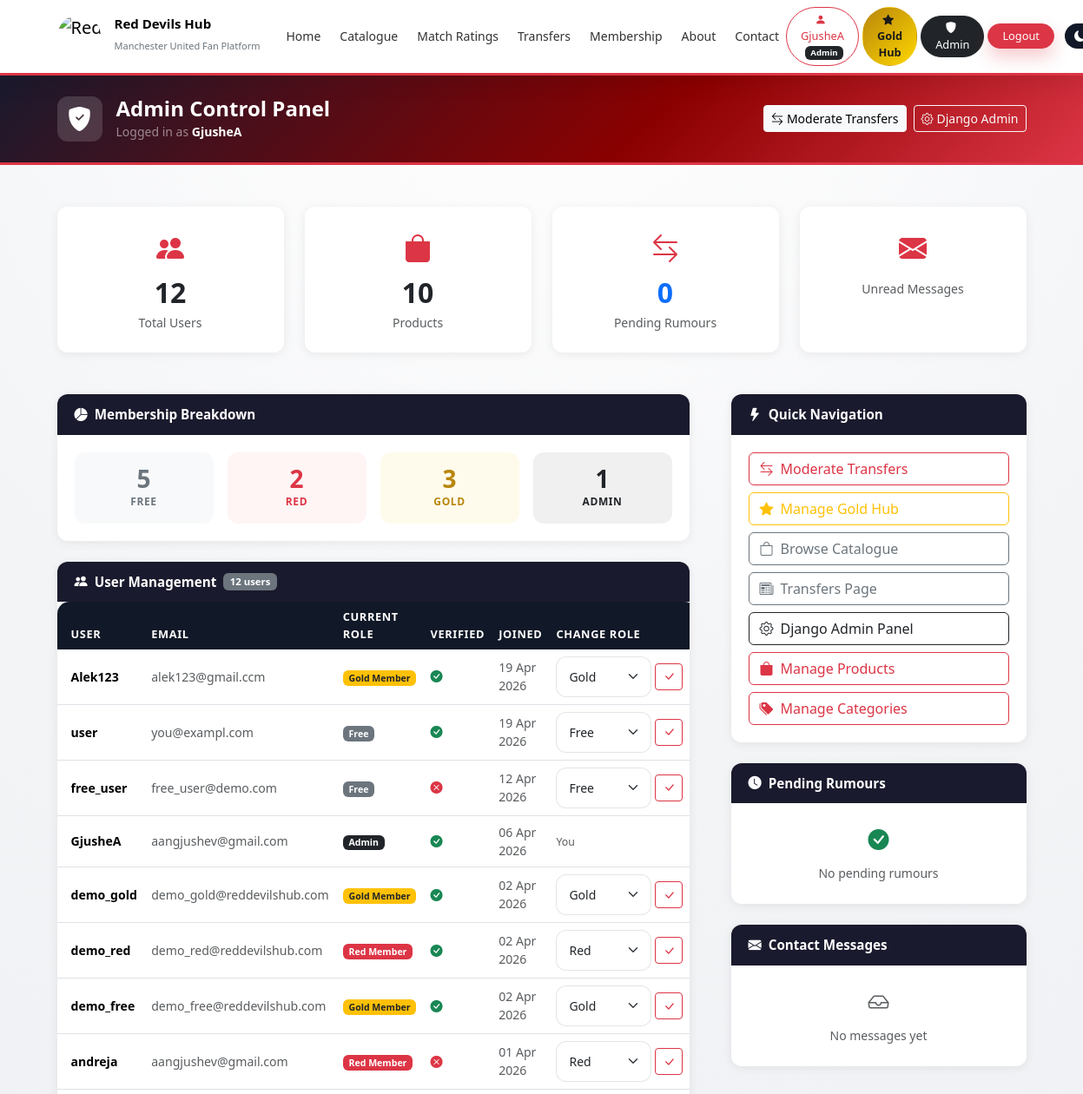
The app's page /admin-dashboard/ (signed in, upper part), older data.
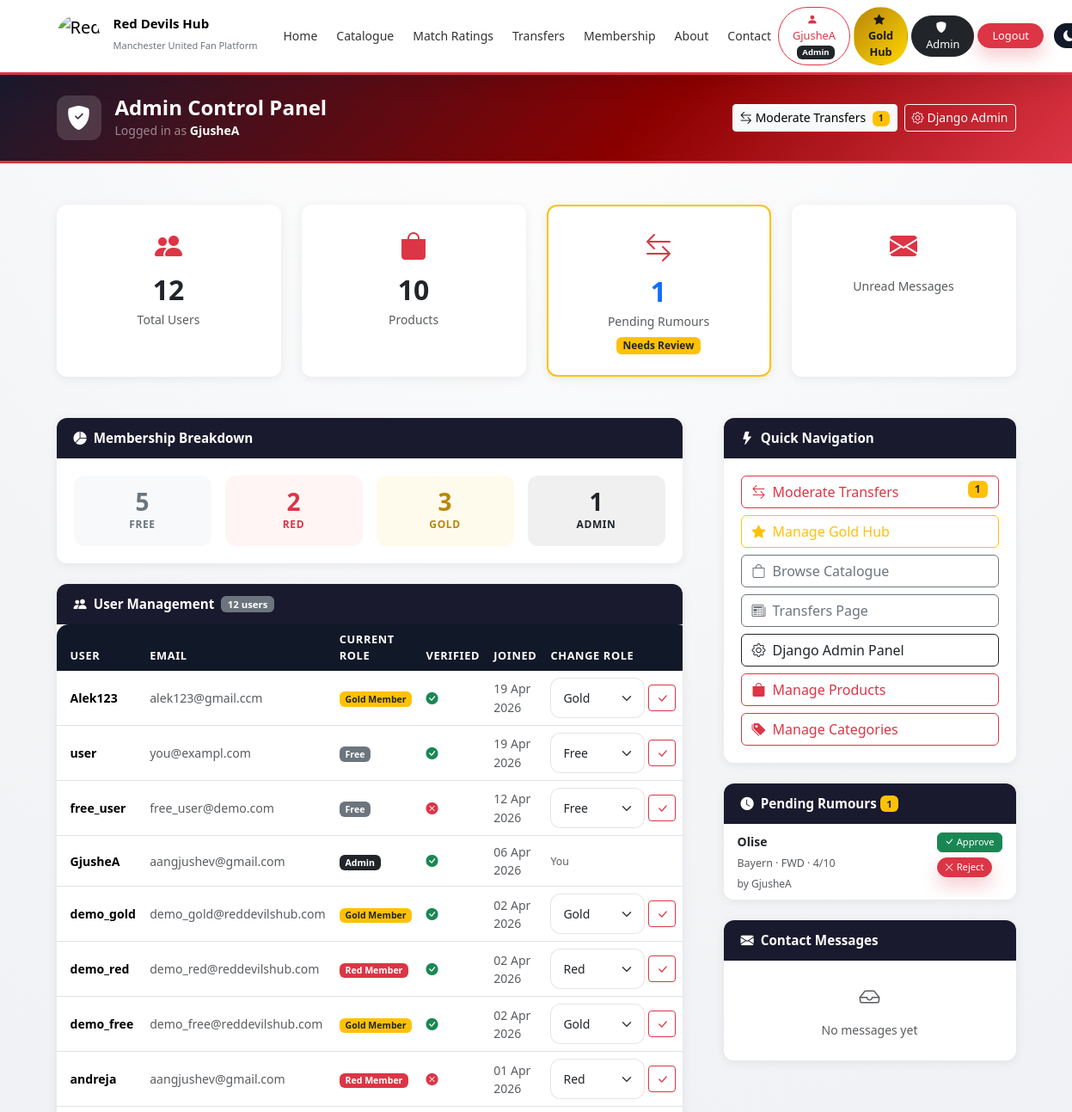
The same page, newer data.
### register/models.py (models this page shows, shortened)
class Profile(models.Model):
    ROLE_CHOICES = [
        ('free',  'Free'),
        ('red',   'Red Member'),
        ('gold',  'Gold Member'),
        ('admin', 'Admin'),
    ]
    user               = models.OneToOneField(User, on_delete=models.CASCADE, related_name='profile')
    role               = models.CharField(max_length=10, choices=ROLE_CHOICES, default='free')
    full_name          = models.CharField(max_length=100, blank=True)
    bio                = models.TextField(blank=True)
    profile_image      = models.ImageField(upload_to='profiles/', blank=True, null=True)
    favourite_player   = models.CharField(max_length=100, blank=True)
    date_of_birth      = models.DateField(null=True, blank=True)
    phone_number       = models.CharField(max_length=20, blank=True)
    email_verified     = models.BooleanField(default=False)
    verification_token = models.CharField(max_length=100, blank=True, unique=True)
    created_at         = models.DateTimeField(auto_now_add=True)
    def is_admin(self):
        return self.role == 'admin'

### transfers/models.py (models this page shows, shortened)
class TransferRumour(models.Model):
    POSITION_CHOICES = [
        ('GK', 'Goalkeeper'),
        ('DEF', 'Defender'),
        ('MID', 'Midfielder'),
        ('FWD', 'Forward'),
    ]
    STATUS_CHOICES = [
        ('pending', 'Pending'),
        ('approved', 'Approved'),
        ('rejected', 'Rejected'),
    ]
    submitted_by = models.ForeignKey(
        User, on_delete=models.CASCADE, related_name='transfer_rumours'
    )
    player_name = models.CharField(max_length=100)
    current_club = models.CharField(max_length=100)
    position = models.CharField(max_length=3, choices=POSITION_CHOICES)
    age = models.PositiveIntegerField()
    fee = models.CharField(max_length=50)
    source = models.URLField(blank=True)
    likelihood = models.PositiveIntegerField()
    status = models.CharField(max_length=10, choices=STATUS_CHOICES, default='pending')
    admin_note = models.TextField(blank=True)
    submitted_at = models.DateTimeField(auto_now_add=True)
    updated_at = models.DateTimeField(auto_now=True)
    class Meta:
        ordering = ['-submitted_at']

### register/views.py (the view)
# urls.py: path('admin-dashboard/',        views.admin_dashboard,   name='admin_dashboard'),
def admin_dashboard(request):
    from .decorators import admin_required
    if not request.user.is_authenticated:
        messages.error(request, 'Please log in.')
        return redirect('register:login')
    try:
        if not request.user.profile.is_admin():
            messages.error(request, 'Access denied. Admin only.')
            return redirect('core:home')
    except Profile.DoesNotExist:
        messages.error(request, 'Access denied.')
        return redirect('core:home')
    all_users = User.objects.select_related('profile').order_by('-date_joined')
    total_users = all_users.count()
    role_counts = {
        'free':  Profile.objects.filter(role='free').count(),
        'red':   Profile.objects.filter(role='red').count(),
        'gold':  Profile.objects.filter(role='gold').count(),
        'admin': Profile.objects.filter(role='admin').count(),
    }
    try:
        from transfers.models import TransferRumour
        pending_rumours = TransferRumour.objects.filter(status='pending').count()
        recent_rumours  = TransferRumour.objects.filter(status='pending').order_by('-submitted_at')[:5]
    except Exception:
        pending_rumours = 0
        recent_rumours  = []
    try:
        from catalogue.models import Product
        total_products = Product.objects.count()
    except Exception:
        total_products = 0
    context = {
        'all_users':       all_users,
        'total_users':     total_users,
        'role_counts':     role_counts,
        'pending_rumours': pending_rumours,
        'recent_rumours':  recent_rumours,
        'total_products':  total_products,
    }
    return render(request, 'register/admin_dashboard.html', context)

### register/templates/register/admin_dashboard.html (shortened to what the changed rows need)
{% extends "core/base.html" %}
{% load static %}
{% block extra_css %}
<link rel="stylesheet" href="{% static 'register/css/admin.css' %}">
{% endblock %}
{% block content %}
<div class="admin-header">
    <div class="container">
        <div class="d-flex align-items-center justify-content-between flex-wrap gap-3">
            <div class="d-flex align-items-center gap-3">
                <div>
                    <span class="text-white-50 small">Logged in as <strong class="text-white">{{ request.user.username }}</strong></span>
                </div>
            </div>
            <div class="d-flex gap-2 flex-wrap">
                <a href="{% url 'transfers:admin_moderate' %}" class="btn btn-sm btn-light">
                    <i class="bi bi-arrow-left-right me-1"></i>Moderate Transfers
                    {% if pending_rumours > 0 %}
                    <span class="badge bg-warning text-dark ms-1">{{ pending_rumours }}</span>
                    {% endif %}
                </a>
            </div>
        </div>
    </div>
</div>
<div class="container my-5">
    <div class="row g-4 mb-5">
        <div class="col-6 col-md-3">
            <div class="admin-stat-card">
                <h2 class="fw-bold mb-0">{{ total_users }}</h2>
            </div>
        </div>
        <div class="col-6 col-md-3">
            <div class="admin-stat-card">
                <h2 class="fw-bold mb-0">{{ total_products }}</h2>
            </div>
        </div>
        <div class="col-6 col-md-3">
            <a href="{% url 'transfers:admin_moderate' %}" class="text-decoration-none">
                <div class="admin-stat-card {% if pending_rumours > 0 %}admin-stat-alert{% endif %}">
                    <i class="bi bi-arrow-left-right text-danger"></i>
                    <h2 class="fw-bold mb-0">{{ pending_rumours }}</h2>
                    <span class="text-muted small">Pending Rumours</span>
                    {% if pending_rumours > 0 %}
                    <span class="badge bg-warning text-dark mt-1">Needs Review</span>
                    {% endif %}
                </div>
            </a>
        </div>
    </div>
    <div class="row g-5">
        <div class="col-lg-8">
            <div class="admin-panel">
                <div class="admin-panel-body p-0">
                    <div class="table-responsive">
                        <table class="table table-hover align-middle mb-0">
                            <thead class="table-dark">
                                <tr>
                                    <th class="ps-3">User</th>
                                    <th>Email</th>
                                    <th>Current Role</th>
                                    <th>Verified</th>
                                    <th>Joined</th>
                                    <th class="pe-3">Change Role</th>
                                </tr>
                            </thead>
                            <tbody>
                                {% for u in all_users %}
                                <tr>
                                    <td class="ps-3 fw-semibold">{{ u.username }}</td>
                                    <td class="text-muted small">{{ u.email }}</td>
                                    <td>
                                        {% if u.profile %}
                                        <span class="badge
                                            {% if u.profile.role == 'admin' %}bg-dark
                                            {% elif u.profile.role == 'gold' %}bg-warning text-dark
                                            {% elif u.profile.role == 'red' %}bg-danger
                                            {% else %}bg-secondary{% endif %}">
                                            {{ u.profile.get_role_display }}
                                        </span>
                                        {% else %}
                                        <span class="badge bg-secondary">Free</span>
                                        {% endif %}
                                    </td>
                                    <td>
                                        {% if u.profile.email_verified %}
                                        <i class="bi bi-check-circle-fill text-success"></i>
                                        {% else %}
                                        <i class="bi bi-x-circle-fill text-danger"></i>
                                        {% endif %}
                                    </td>
                                    <td class="text-muted small">{{ u.date_joined|date:"d M Y" }}</td>
                                    <td class="pe-3">
                                        {% if u != request.user %}
                                        <form method="POST" action="{% url 'register:change_user_role' u.pk %}" class="d-flex gap-1 align-items-center">
                                            <select name="role" class="form-select form-select-sm" style="width:110px;">
                                                <option value="free"  {% if u.profile.role == 'free'  %}selected{% endif %}>Free</option>
                                                <option value="red"   {% if u.profile.role == 'red'   %}selected{% endif %}>Red</option>
                                                <option value="gold"  {% if u.profile.role == 'gold'  %}selected{% endif %}>Gold</option>
                                            </select>
                                            <button type="submit" class="btn btn-sm btn-outline-danger">
                                                <i class="bi bi-check-lg"></i>
                                            </button>
                                        </form>
                                        {% else %}
                                        <span class="text-muted small">You</span>
                                        {% endif %}
                                    </td>
                                </tr>
                                {% empty %}
                                <tr><td colspan="6" class="text-center text-muted py-3">No users yet.</td></tr>
                                {% endfor %}
                            </tbody>
                        </table>
                    </div>
                </div>
            </div>
        </div>
        <div class="col-lg-4">
            <div class="admin-panel mb-4">
                <div class="admin-panel-body d-grid gap-2">
                    <a href="{% url 'transfers:admin_moderate' %}" class="btn btn-outline-danger text-start">
                        <i class="bi bi-arrow-left-right me-2"></i>Moderate Transfers
                        {% if pending_rumours > 0 %}
                        <span class="badge bg-warning text-dark float-end">{{ pending_rumours }}</span>
                        {% endif %}
                    </a>
                </div>
            </div>
            <div class="admin-panel mb-4">
                <div class="admin-panel-header">
                    <i class="bi bi-clock-fill me-2"></i>Pending Rumours
                    {% if pending_rumours > 0 %}
                    <span class="badge bg-warning text-dark ms-1">{{ pending_rumours }}</span>
                    {% endif %}
                </div>
                <div class="admin-panel-body p-0">
                    {% if recent_rumours %}
                    <ul class="list-group list-group-flush">
                        {% for rumour in recent_rumours %}
                        <li class="list-group-item px-3 py-2">
                            <div class="d-flex justify-content-between align-items-start">
                                <div>
                                    <span class="fw-semibold small">{{ rumour.player_name }}</span>
                                    <br>
                                    <span class="text-muted" style="font-size:0.78rem;">
                                        {{ rumour.current_club }} · {{ rumour.position }} · {{ rumour.likelihood }}/10
                                    </span>
                                    <br>
                                    <span class="text-muted" style="font-size:0.75rem;">
                                        by {{ rumour.submitted_by.username }}
                                    </span>
                                </div>
                                <div class="d-flex flex-column gap-1 ms-2">
                                    <form method="POST" action="{% url 'transfers:admin_moderate' %}">
                                        <button type="submit" class="btn btn-xs btn-success" style="font-size:0.7rem;padding:2px 8px;">
                                            <i class="bi bi-check-lg"></i> Approve
                                        </button>
                                    </form>
                                    <form method="POST" action="{% url 'transfers:admin_moderate' %}">
                                        <button type="submit" class="btn btn-xs btn-danger" style="font-size:0.7rem;padding:2px 8px;">
                                            <i class="bi bi-x-lg"></i> Reject
                                        </button>
                                    </form>
                                </div>
                            </div>
                        </li>
                        {% endfor %}
                    </ul>
                    {% else %}
                    <div class="text-center py-4 text-muted">
                        <i class="bi bi-check-circle-fill text-success fs-4 mb-2 d-block"></i>
                        <span class="small">No pending rumours</span>
                    </div>
                    {% endif %}
                </div>
            </div>
        </div>
    </div>
</div>
{% endblock %}

### core/templates/core/base.html (shortened to what the changed rows need)
{% load static %}
<!DOCTYPE html>
<html lang="en">
<head>
    <link href="https://cdn.jsdelivr.net/npm/bootstrap@5.3.2/dist/css/bootstrap.min.css" rel="stylesheet">
    <link rel="stylesheet" href="https://cdn.jsdelivr.net/npm/bootstrap-icons@1.11.3/font/bootstrap-icons.css">
    <link rel="stylesheet" href="{% static 'css/style.css' %}">
    {% if user.is_authenticated %}
    <link rel="stylesheet" href="{% static 'cart/css/cart.css' %}">
    {% endif %}
    {% block extra_css %}{% endblock %}
</head>
<body>
<nav class="navbar navbar-expand-xl custom-navbar sticky-top">
    <div class="container">
        <div class="collapse navbar-collapse" id="navbarMenu">
            <ul class="navbar-nav align-items-xl-center gap-xl-1">
                {% if user.is_authenticated %}
                <li class="nav-item">
                    <a href="{% url 'register:profile_dashboard' %}" class="btn btn-sm btn-outline-danger rounded-pill px-3">
                        <i class="bi bi-person-fill me-1"></i>{{ user.username }}
                        {% if user.profile.role != 'free' %}
                            <span class="badge ms-1
                                {% if user.profile.role == 'gold' %}bg-warning text-dark
                                {% elif user.profile.role == 'admin' %}bg-dark
                                {% else %}bg-danger{% endif %}">
                                {{ user.profile.get_role_display }}
                            </span>
                        {% endif %}
                    </a>
                </li>
                {% if user.profile.role == 'gold' or user.profile.is_admin %}
                <li class="nav-item">
                    <a href="{% url 'gold_hub:gold_hub' %}" class="btn btn-sm rounded-pill px-3"
                       style="background:linear-gradient(135deg,#b8860b,#ffd700);color:#1a1a1a;font-weight:700;">
                        <i class="bi bi-star-fill me-1"></i>Gold Hub
                    </a>
                </li>
                {% endif %}
                {% if user.profile.is_admin %}
                <li class="nav-item">
                    <a href="{% url 'register:admin_dashboard' %}" class="btn btn-sm btn-dark rounded-pill px-3">
                        <i class="bi bi-shield-fill me-1"></i>Admin
                    </a>
                </li>
                {% endif %}
                <li class="nav-item">
                    <a href="{% url 'register:logout' %}" class="btn btn-sm btn-danger rounded-pill px-3">
                        Logout
                    </a>
                </li>
                {% endif %}
            </ul>
        </div>
    </div>
</nav>
{% block content %}{% endblock %}
</body>
</html>

Row changes from the older to the newer data that the page shows:
added TransferRumour: player_name "Olise", current_club "Bayern", position "FWD", likelihood "4", submitted_by.username "GjusheA"
Text that changed along with them:
{{ pending_rumours }}: (not shown) → "1"
{{ pending_rumours }}: "0" → "1"
text no longer shown: "No pending rumours"
text now shown: "Needs Review"
